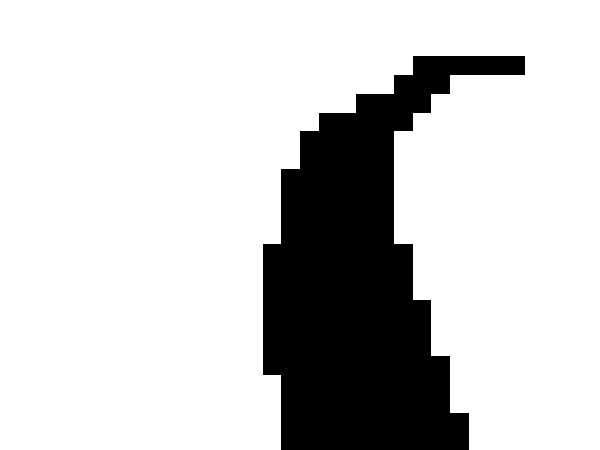

Generate this figure with Python:
import cv2
import sys
import numpy
from matplotlib import pyplot as plt

tailleImage = (320, 240)
tailleFenetre = (600, 600)
secondPointY = 0.6
quantification = 255

def traiterImage(image):
    img_gray = cv2.cvtColor(image, cv2.COLOR_BGR2GRAY)                      # Conversion B&W
    # img_quantifie = numpy.round(img_gray*(quantification/255))*(255/quantification)                    # Conversion B&W
    ret, img_binary = cv2.threshold(img_gray, 0, 255, cv2.THRESH_BINARY | cv2.THRESH_OTSU)  # Seuillage
    return img_binary

def afficherImage(image):
    cv2.namedWindow( "fenetreImage", cv2.WINDOW_NORMAL);    # Création de la fenêtre
    cv2.imshow('fenetreImage',image)                        # Affichage de l'image dans la fenêtre
    cv2.resizeWindow('fenetreImage', tailleFenetre)         # Agrandissement de la fenêtre            

def resizeImage(image):
    return cv2.resize(image, tailleImage)        # Pixelliser en taille x taille pixels
    

def lancerCapture():
    cap = cv2.VideoCapture(0)

    imageOriginale = cv2.imread("plan_mauvais.jpg", cv2.IMREAD_COLOR);
    """
    ret, imageOriginale = cap.read()            # Récuperer le flux
    if ret is False :                           # Si jamais il y a un erreur
        sys.exit(1)                             # On sort
    """

    imageTraitee = traiterImage(resizeImage(imageOriginale)) # On traite l'image
    
    # Valeur du milieu
    # idx = numpy.where(ligne == 0)[0].ravel()  # Tableau des index des pixels = 0
    
    # Somme des éléments de k à n
    # somme_idx = (idx[0] * ( 1 - idx[0]) + idx[-1] * ( 1 + idx[-1])) / 2
    # if somme_idx == tab.sum()
    # numpy.median(numpy.where(ligne == 0)[0].ravel())


    afficherImage(imageTraitee)                 # On l'affiche
    
    cv2.waitKey(0)

    # Libération des ressources
    cap.release()
    cv2.destroyAllWindows()

# C'est parti !
lancerCapture()
